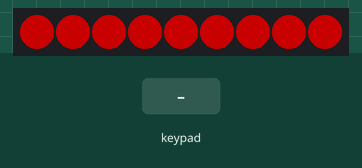
A sketch run on a simulated ESP32. On the bench: 9 RGB LEDs in strip order, left to right. The inputs (shaded band) are chosen by the test bench. Dim RGB values are drawn brighter than linear; WiFi joins after 1.5 s; servers stay silent unless stated; uploads are accepted with an empty reply; what the sketch prints to the serial monitor is not drawn.

Above: at 2.7 s.
2.8 s: key 'g' pressed
At 3.4 s:
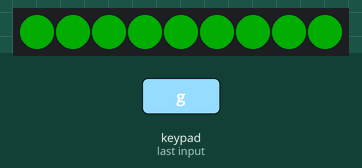
4.5 s: key 'r' pressed
Timing chart, 0 to 7.5 s (numbered marks = the images above; inputs shaded):
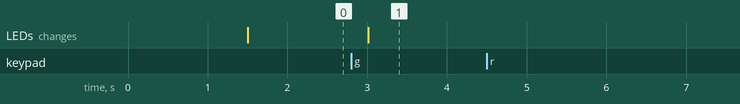

Measured:
- after the input at 2.8 s, the LEDs: change after 0.21 s (image 1)
- after the input at 4.5 s, every drawn part: stays the same

The sketch:

login_modul_script.ino
```cpp
/*
   Author: Jan Torge Schneider

   The script handles the machine modules.
   It registers logins and informs the server about these.
*/

//--- Includes (External Libraries) ---
#include <WiFi.h>
#include <HTTPClient.h>
#include <FastLED.h>
#include <Keypad.h>

//--- Config ---
// If you want to see outputs and logs, the mikrocontroller must be connected to a pc.
// There you can watch the live logs and outputs on a seriell monitor (for example in the Arduino IDE).
// Remove the two Slashes before #define to uncomment the line. The debugging is activated!
// If you dont haven an PC connected permanently to the mikrocontroller or dont need logs, just comment the following line code (with to Slahes //).
#define debugging

//-- Network config ---
#define wifinetwork "Bill Clinternet"
#define wifipassword "MartinRouterKing"

const char *ssid = wifinetwork;
const char *password = wifipassword;
String serverName = "http://192.168.10.82:1880/";

//--- User and Machine config ---
#define machineName "Testmaschine"
int userId;
int defaultId = 100;
bool isLoggedIn = false;
unsigned long timeOfLogin = 0;
unsigned long loginDuration = 0;

//--- LED config ---
enum ledStates
{
  off,
  red,
  green,
  permissionNotHighEnough_Magenta,
  systemError_Blue
};

#define DATA_PIN 13
#define LED_TYPE WS2812B
#define COLOR_ORDER GRB
#define NUM_LEDS 9
#define BRIGHTNESS 100 // 0-255
CRGB leds[NUM_LEDS];

#define BLINK_INTERVALL 250
#define BLINK_DURATION 3000
bool blink = false;
bool ledsOn = true;
unsigned long blinkStartMillis = 0;
unsigned long blinkPreviousMillis = 0;
ledStates ledState;

//--- PinPad config ---
#define ROW_NUMBER 4
#define COLUM_NUMBER 3

char keys[ROW_NUMBER][COLUM_NUMBER] = {
    {'1', '2', '3'},
    {'4', '5', '6'},
    {'7', '8', '9'},
    {'r', '0', 'g'}};

byte pin_rows[ROW_NUMBER] = {5, 17, 15, 2}; // connect to the row pinouts of the keypad
byte pin_column[COLUM_NUMBER] = {16, 4, 0}; // connect to the column pinouts of the keypad

Keypad keypad = Keypad(makeKeymap(keys), pin_rows, pin_column, ROW_NUMBER, COLUM_NUMBER);

const String test_id = "100"; // change your test id here
String inputID;

//--- Timer ---
// Wait this time in milliseconds until the script asks the server, if there is still an activ session for the machine
#define TIME_CHECK_IF_SESSION_ACTIVE 900000
unsigned long bufferTimeBetweenRequests = 0;

// Sets some initial values
void setup()
{

  #ifdef debugging
  // Starts a serial connection to display infos on the arduino monitor.
  Serial.begin(115200);
  if (Serial)
  {
    ; // Wait till a serial Monitor is connected.
  }
  #endif

  WiFi.begin(ssid, password);

  #ifdef debugging
  Serial.println("Connecting");
  #endif

  while (WiFi.status() != WL_CONNECTED)
  {
    delay(500);
    #ifdef debugging
    Serial.print(".");
    #endif
  }

  #ifdef debugging
  Serial.println("");
  Serial.print("Connected to WiFi network with IP address: ");
  Serial.println(WiFi.localIP());
  #endif

  FastLED.addLeds<LED_TYPE, DATA_PIN, COLOR_ORDER>(leds, NUM_LEDS).setCorrection(TypicalLEDStrip);

  // set master brightness control
  FastLED.setBrightness(BRIGHTNESS);

  inputID.reserve(2); // maximum input characters is 3, change if needed

  ledState = red;
  updateLEDs(red);

  #ifdef debugging
  Serial.println("Hallo");
  #endif
}

void loop()
{

  checkPinPadInput();

  checkAutoLogoutTime();
}

void checkPinPadInput()
{

  char key = keypad.getKey();

  if (key)
  {
    Serial.println(key);

    if (key == 'r')
    {
      if (isLoggedIn)
      {
        logout();
      }
      inputID = ""; // clear input id
    }
    else if (key == 'g' && !isLoggedIn)
    {

      checkLogin();
    }
    else
    {
      if (!isLoggedIn)
      {
        inputID += key; // append new character to input password string
      }
    }
  }
}

void checkLogin()
{

  userId = inputID.toInt();
  // Send request to server and check if user exists and permission is high enough
  String serverPath = serverName + "checkIfUserExists" + "?userid=" + userId + "&machineName=" + machineName;

  String payload = httpGETRequest(serverPath);

  #ifdef debugging
  Serial.print("Payload from check login request: ");
  Serial.println(payload);
  #endif

  testID();

  evaluateCheckLoginPayload(payload);
}

void evaluateCheckLoginPayload(String payload)
{
  unsigned long currentMillis = millis();

  if(payload == "")
  {
    //if user exists and permission is correct, buffer user id -> LEDs green
    ledState = green;
    updateLEDs(ledState);
    isLoggedIn = true;
    timeOfLogin = currentMillis;
    bufferTimeBetweenRequests = currentMillis;
  }
  else if(payload == "")
  {
    //if user exists and permission is not high enough, buffer user id -> LEDs blink magenta
    ledState = permissionNotHighEnough_Magenta;
    updateLEDs(ledState);
    isLoggedIn = true;
    timeOfLogin = currentMillis;
    bufferTimeBetweenRequests = currentMillis;
  }
  else if(payload == "")
  {
    //if user does not exists -> LEDs blink short time red, than back to constant red
    ledState = red;
    blink = true;
    blinkStartMillis = currentMillis;
    userId = 0;
    inputID = "";
  }
  else{

    //Error occured
    ledState = systemError_Blue;
    blink = true;
    blinkStartMillis = currentMillis;
    userId = 0;
    inputID = "";
  }
}

void testID()
{

  if (test_id == inputID)
  {
    ledState = green;
    updateLEDs(green);
    isLoggedIn = true;
    timeOfLogin = millis();

    #ifdef debugging
    Serial.println("ID is correct");
    #endif
  }
  else
  {
    ledState = red;
    blink = true;
    blinkStartMillis = millis();

    #ifdef debugging
    Serial.println("ID is incorrect, try again");
    #endif
  }

  inputID = ""; // clear input password
}

void logout()
{
  loginDuration = millis() - timeOfLogin;

  sendDataToServer();

  reset();
}

void reset()
{
  loginDuration = 0;
  timeOfLogin = 0;
  bufferTimeBetweenRequests = 0;
  userId = 0;

  isLoggedIn = false;
}

void sendDataToServer()
{
  //TODO vielleicht zwischen logoutFromMachine und autoLogoutFromMachine unterscheiden?
  String serverPath = serverName + "logoutFromMachine" + "?userid=" + userId + "&machineName=" + machineName + "&loginDuration=" + loginDuration;

  String payload = httpGETRequest(serverPath);

  #ifdef debugging
  Serial.print("Payload: ");
  Serial.println(payload);
  #endif

  //TODO Better error handling
  if (payload != "200")
  {
    ledState = systemError_Blue;
    blink = true;
    blinkStartMillis = millis();
  }
}

void checkAutoLogoutTime()
{
  if (isLoggedIn && (millis() > bufferTimeBetweenRequests + TIME_CHECK_IF_SESSION_ACTIVE))
  {
    // TODO Serial Print einbauen
    checkActiveSession();
  }
}

void checkActiveSession()
{
  // Send request to server and check whether the machine has still an active session
  String serverPath = serverName + "checkForActiveSession" + "?machineName=" + machineName;

  String payload = httpGETRequest(serverPath);

  #ifdef debugging
  Serial.print("Payload from active session request: ");
  Serial.println(payload);
  #endif

  evaluateActiveSessionPayload(payload);
}

void evaluateActiveSessionPayload(String payload)
{

  if (payload == "nothing messured yet")
  {
    // Reset buffer to now
    bufferTimeBetweenRequests = millis();
  }
  else if (payload == "something messured and timer is still active")
  {
    // TODO if the top two cases are the same, combine them
    bufferTimeBetweenRequests = millis();
  }
  else if (payload == "something messured but timer is due")
  {
    // Auto logout
    logout();
  }
}

String httpGETRequest(String serverName)
{

  WiFiClient client;
  HTTPClient http;
  String payload = "{}";

  if (WiFi.status() == WL_CONNECTED)
  {
    // Domain name with URL path or IP address with path
    http.begin(client, serverName.c_str());

    // Send HTTP POST request, httpResponseCode gives additional infos about the connection state
    int httpResponseCode = http.GET();

    if (httpResponseCode > 0)
    {

      #ifdef debugging
      Serial.print("HTTP Response code: ");
      Serial.println(httpResponseCode);
      #endif

      payload = http.getString();
    }
    else
    {
      #ifdef debugging
      Serial.print("Error code: ");
      Serial.println(httpResponseCode);
      #endif
    }

    // Free resources
    http.end();
  }
  else
  {
    #ifdef debugging
    Serial.println("WiFi Disconnected");
    #endif
  }

  return payload;
}

void checkLEDblink()
{
  if (blink)
  {
    unsigned long currentMillis = millis();

    if (currentMillis - blinkStartMillis >= BLINK_DURATION)
    {
      blink = false;
      ledState = red;
      updateLEDs(ledState);

    }else if (currentMillis - blinkPreviousMillis >= BLINK_INTERVALL)
    {
      blinkPreviousMillis = currentMillis;

      if(ledsOn)
      {
        // Switch leds of
        updateLEDs(off);

      }else
      {
        updateLEDs(ledState);
      }

      // Toggle ledsOn
      ledsOn != ledsOn;
    }
  }
}

void updateLEDs(ledStates ledState)
{
  switch (ledState)
  {
    case off:
      fill_solid(leds, NUM_LEDS, CRGB::Black);
      break;
    case red:
      fill_solid(leds, NUM_LEDS, CRGB::Red);
      break;
    case green:
      fill_solid(leds, NUM_LEDS, CRGB::Green);
      break;
    case permissionNotHighEnough_Magenta:
      // Magenta, Fuchsia, DeepPink, Crimson are also good warn colors
      fill_solid(leds, NUM_LEDS, CRGB::Magenta);
      break;
    case systemError_Blue:
        fill_solid(leds, NUM_LEDS, CRGB::Blue);
      break;
    default:
      fill_solid(leds, NUM_LEDS, CRGB::Red);
      Serial.println("Default");
      break;
  }
  FastLED.show();
}
```
